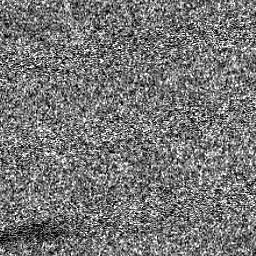
#> input picture data_segraggated/train/Palsar/palsar_1003.png, 256 x 256 px, given in place of palsar_22.png, which was not available
$ jupyter execute pipeline_demo.ipynb   (text cells are left out)
#> lines starting #> are read from the running program, lines starting #| are printed output that depends on the picture; after the words box and inside, x2 and y2 are one past the last pixel; in counts of white or black regions, pixels touching at a corner belong together; pictures that were not available may be replaced by others from this repository, and a replacement may not be noted
### src/noise_filter.py

from pathlib import Path
import cv2
import numpy as np

def load_image(img_path: Path):
    img = cv2.imread(str(img_path))
#> img is the input picture: shape (256, 256, 3); min 0, max 255, mean 117.9
    if img is None:
        return None
    return cv2.cvtColor(img, cv2.COLOR_BGR2GRAY)
def filter_img(src_img, algorithm: str):
    if algorithm == "median":
        return cv2.medianBlur(src_img, 5)
    elif algorithm == "gaussian":
        return cv2.GaussianBlur(src_img, (5, 5), 0)
    elif algorithm == "bilateral":
        return cv2.bilateralFilter(src_img, 9, 75, 75)
    elif algorithm == "blur":
        return cv2.blur(src_img, (5, 5))
    else:
        return src_img
def binarization(src_img, threshold: int, inverse=False):
    mode = cv2.THRESH_BINARY_INV if inverse else cv2.THRESH_BINARY
    _, thresh = cv2.threshold(src_img, threshold, 255, mode)
    return thresh

def save_image(src_img, output_path: Path):
    cv2.imwrite(str(output_path), src_img)
def _normalize(img):
    img = img.astype(np.float32)
    if img.max() > 1.0:
        img /= 255.0
    return img
# [8 lines left out: function dice_coefficient, not called in this run]
def mean_squared_error(img1, img2):
    img1 = _normalize(img1)
    img2 = _normalize(img2)
    return np.mean((img1 - img2) ** 2)
# [8 lines left out: function iou_score, not called in this run]

### notebooks/pipeline_demo.ipynb
[cell 1]
import cv2
import numpy as np
import matplotlib.pyplot as plt
from pathlib import Path
import sys
import pandas as pd

sys.path.append('../src')
import noise_filter

# Create output directory for demo images
output_dir = Path("../data/output_demo1")
output_dir.mkdir(exist_ok=True)

def show_img(img, title="Image", cmap="gray"):
    plt.figure(figsize=(8, 8))
    plt.imshow(img, cmap=cmap)
    plt.title(title)
    plt.axis('off')
    plt.show()

[cell 2]
img_dir = Path("../data/images/images/train")
mask_dir = Path("../data/masks/masks/train")

# Pick the first image found
# palsar568.png
sample_path = img_dir / "palsar_22.png"
# sample_path = next(img_dir.glob("*.png"))
mask_path = mask_dir / sample_path.name

original = noise_filter.load_image(sample_path)
mask = cv2.imread(str(mask_path), cv2.IMREAD_GRAYSCALE)
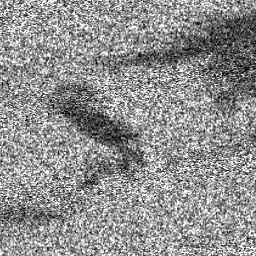
#> input picture data_segraggated/train/Palsar/palsar_1067.png, 256 x 256 px, given in place of palsar_22.png, which was not available
#> mask is the input picture: shape (256, 256); min 0, max 255, mean 144.3

print(f"Processing: {sample_path.name}")
fig, ax = plt.subplots(1, 2, figsize=(15, 7))
ax[0].imshow(original, cmap='gray')
ax[0].set_title("(a) Original", fontsize=24)
ax[1].imshow(mask, cmap='gray')
ax[1].set_title("(b) Ground Truth", fontsize=24)
plt.savefig(output_dir/"dataset_example.png", dpi=300, bbox_inches='tight')
plt.show()
cv2.imwrite(str(output_dir / "01_original.png"), original)
cv2.imwrite(str(output_dir / "02_mask.png"), mask)
#> Out = True

[cell 3]
filters = ["none", "median", "gaussian", "bilateral", "blur"]
filtered_images = {}

fig, axes = plt.subplots(1, 5, figsize=(20, 5))
for i, f_type in enumerate(filters):
    img_f = noise_filter.filter_img(original, f_type)
    filtered_images[f_type] = img_f
    axes[i].imshow(img_f, cmap='gray')
    axes[i].set_title(f"{f_type}", fontsize=24)
    cv2.imwrite(str(output_dir / f"03_filtered_{f_type}.png"), img_f)
#> this loop made 5 passes
#> pass 3, `img_f = noise_filter.filter_img(original, f_type)`:
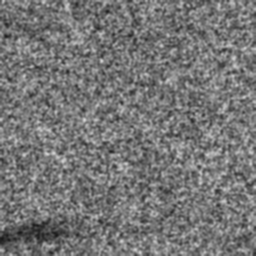
#> img_f: shape (256, 256); min 25, max 212, mean 117.9
#> after the loop, filtered_images = 5 items

plt.savefig(output_dir/"filter_example.png", dpi=300, bbox_inches='tight')
plt.tight_layout()
plt.show()
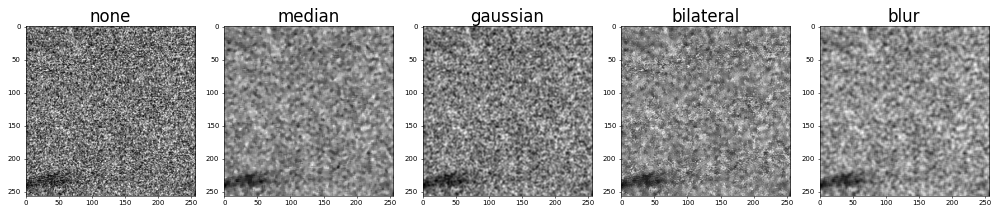
#> figure drawn by matplotlib, 5 panels

[cell 4]
try:
    df_results = pd.read_csv("../experiment_results.csv")
    # Get optimal params for each filter type
    best_params = df_results.groupby("filter_type")[["threshold", "inverse"]].first().to_dict('index')
except FileNotFoundError:
    print("Warning: experiment_results.csv not found. Using default threshold 127.")
    best_params = {f: {"threshold": 127, "inverse": False} for f in filters}

fig, axes = plt.subplots(1, 5, figsize=(25, 5))

for i, f_type in enumerate(filters):
    img_to_bin = original if f_type == "none" else filtered_images[f_type]
    params = best_params.get(f_type, {"threshold": 127, "inverse": False})

    binarized = noise_filter.binarization(img_to_bin, params['threshold'], inverse=params['inverse'])
    mse = noise_filter.mean_squared_error(binarized, mask)

    axes[i].imshow(binarized, cmap='gray')
    axes[i].set_title(f"{f_type}\nT: {params['threshold']}, MSE: {mse:.3f}", fontsize=24)
    cv2.imwrite(str(output_dir / f"04_binarized_{f_type}.png"), binarized)
#> this loop made 5 passes
#> mse on passes 1 to 5: 0.312, 0.332, 0.324, 0.328, 0.331
#> pass 1, in binarization, `_, thresh = cv2.threshold(src_img, threshold, 255, mode)`:
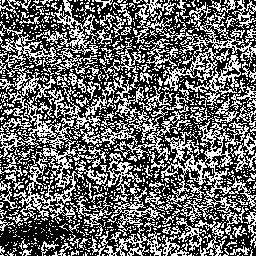
#> thresh: shape (256, 256); 41% white in thin lines or dots
#> after the loop:
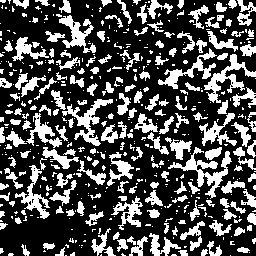
#> binarized: shape (256, 256); 30.6% white; 505 white regions (324 under 20 px), largest, box (x1, y1, x2, y2) and area: (168, 147, 232, 199) 830, (204, 54, 256, 103) 709, (62, 99, 113, 146) 670

plt.savefig(output_dir/"binarization_example.png", dpi=300, bbox_inches='tight')
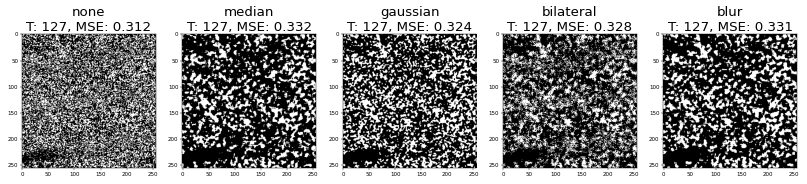
#> figure drawn by matplotlib, 5 panels
plt.tight_layout()
plt.show()
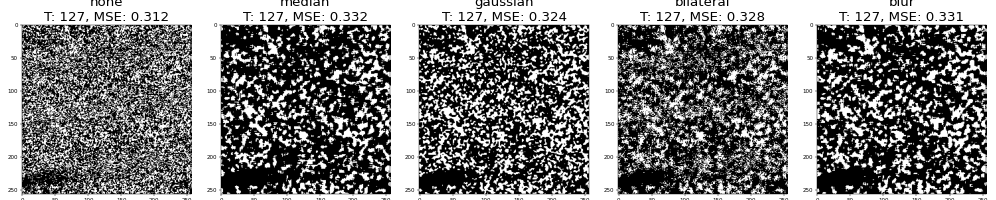
#> figure drawn by matplotlib, 5 panels

[cell 5]
best_filter = "bilateral"
img_to_bin = filtered_images[best_filter]
params = best_params.get(best_filter, {"threshold": 127, "inverse": False})
binarized = noise_filter.binarization(img_to_bin, params['threshold'], inverse=params['inverse'])
#> in binarization (call 6), `_, thresh = cv2.threshold(src_img, threshold, 255, mode)`: thresh: shape (256, 256); 31.3% white in thin lines or dots

# Create RGB overlay
overlay = cv2.cvtColor(original, cv2.COLOR_GRAY2RGB)

overlay[binarized == 255] = [0, 255, 0]
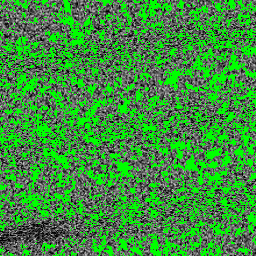
#> overlay: shape (256, 256, 3); mean B, G, R 62.7, 142.7, 62.7

plt.figure(figsize=(10, 10))
plt.imshow(overlay)
plt.title(f"Overlay: {best_filter} binarization on Original", fontsize=20)
plt.axis('off')
plt.savefig(output_dir/"overlay_example.png", dpi=300, bbox_inches='tight')
plt.show()
cv2.imwrite(str(output_dir / "05_overlay.png"), cv2.cvtColor(overlay, cv2.COLOR_RGB2BGR))
#> Out = True

[cell 6]
from PIL import Image

# Create gif directory
gif_dir = output_dir / "gif"
gif_dir.mkdir(exist_ok=True)

frames = []
bilateral_filtered = filtered_images["bilateral"]

print("Generating frames for GIF (T=0 to 255)...")
for t in range(0, 256):
    bin_img = noise_filter.binarization(bilateral_filtered, t, True)

    frame_path = gif_dir / f"bin_T_{t:03d}.png"
    cv2.imwrite(str(frame_path), bin_img)

    scale_factor = 2
    h, w = bin_img.shape
    new_h, new_w = h * scale_factor, w * scale_factor
    scaled_img = cv2.resize(bin_img, (new_w, new_h), interpolation=cv2.INTER_NEAREST)

    padding = 80
    canvas = np.full((new_h + padding, new_w), 255, dtype=np.uint8)
    canvas[0:new_h, 0:new_w] = scaled_img

    text = f"T = {t}"
    font_scale = 1.2
    thickness = 2
    text_size = cv2.getTextSize(text, cv2.FONT_HERSHEY_SIMPLEX, font_scale, thickness)[0]
    text_x = (new_w - text_size[0]) // 2
    text_y = new_h + (padding + text_size[1]) // 2
    cv2.putText(canvas, text, (text_x, text_y), cv2.FONT_HERSHEY_SIMPLEX, font_scale, (0), thickness)

    frames.append(Image.fromarray(canvas))
#> this loop made 256 passes
#> (text_size, text_x) on passes 1 to 3: ((115, 26), 198), ((115, 26), 198), ((115, 26), 198)
#> bin_img: shape (256, 256); every value is 255
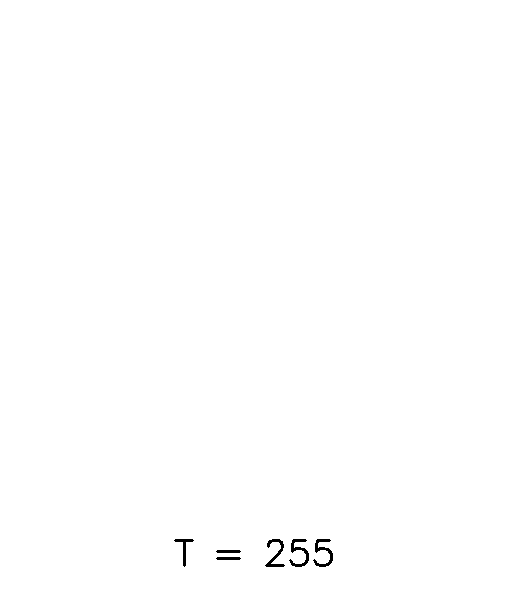
#> canvas: shape (592, 512); 99.7% white; 6 black regions, box (x1, y1, x2, y2) and area: (289, 539, 309, 567) 204, (313, 539, 333, 567) 204, (265, 539, 285, 567) 189, (174, 539, 194, 567) 129, (216, 550, 241, 553) 71, (216, 557, 241, 560) 71
#> after the loop, frames = 256 items

gif_path = output_dir / "bilateral_threshold_sweep.gif"
frames[0].save(
    gif_path,
    save_all=True,
    append_images=frames[1:],
    duration=80, # 80ms per frame
    loop=0
)
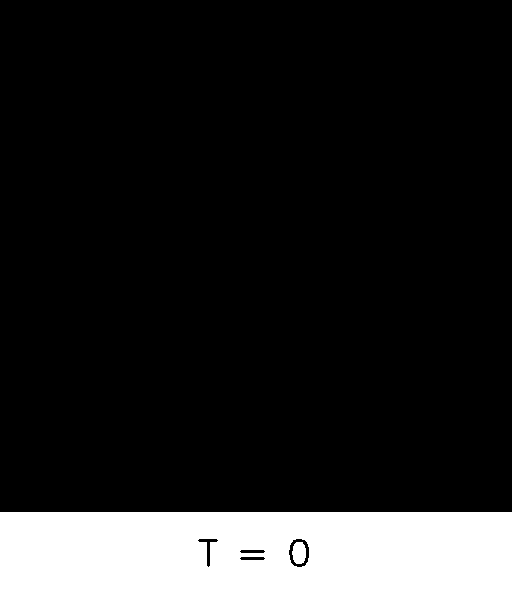
#> saved as bilateral_threshold_sweep.gif: PIL image 512x592 L; 13.4% white; 2 white regions, box (x1, y1, x2, y2) and area: (0, 512, 512, 592) 40231, (292, 542, 306, 564) 254
print(f"GIF saved at: {gif_path}")
print(f"Individual frames saved in: {gif_dir}")
